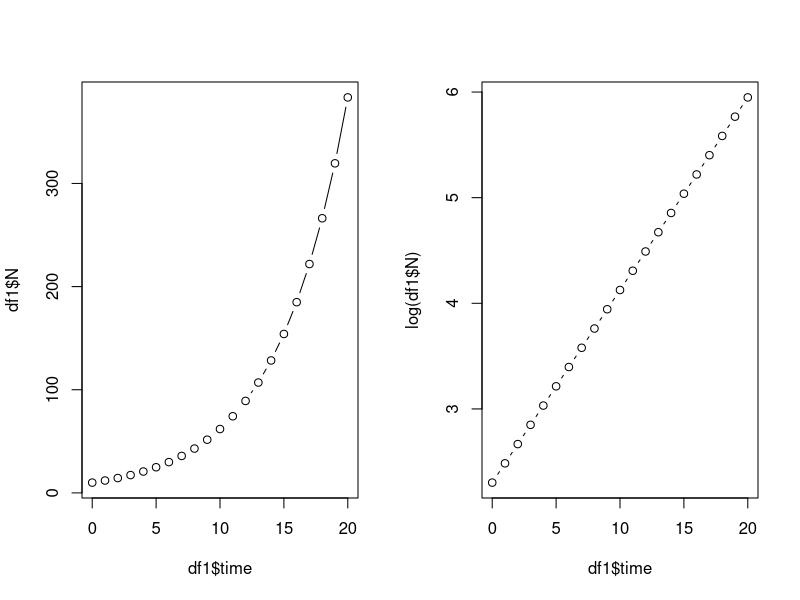
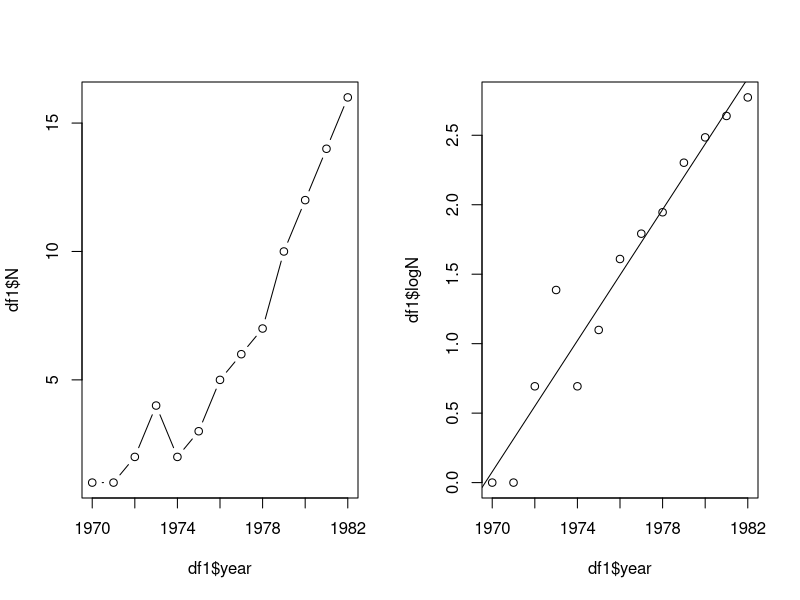

The R source for these figures, in order:
## ---- chunk 1
require(tidyverse)
startPop <- 10
lambda <- 1.2
df1 <- data.frame(time = 0:20) %>% 
  mutate(N = lambda^time * startPop)
## ---- chunk 2
par(mfrow=c(1,2))
plot(df1$time, df1$N, type = "b")
plot(df1$time, log(df1$N), type = "b")
## ---- chunk 3
df1 <- data.frame(year = 1970:1982, N = c(1,1,2,4,2,3,5,6,7,10,12,14,16))
plot(df1$year,df1$N, type = "both")
## ---- chunk 4
df1$logN <- log(df1$N)
plot(df1$year,df1$logN)

mod1 <- lm(logN~year,data = df1)
summary(mod1)


abline(mod1)
